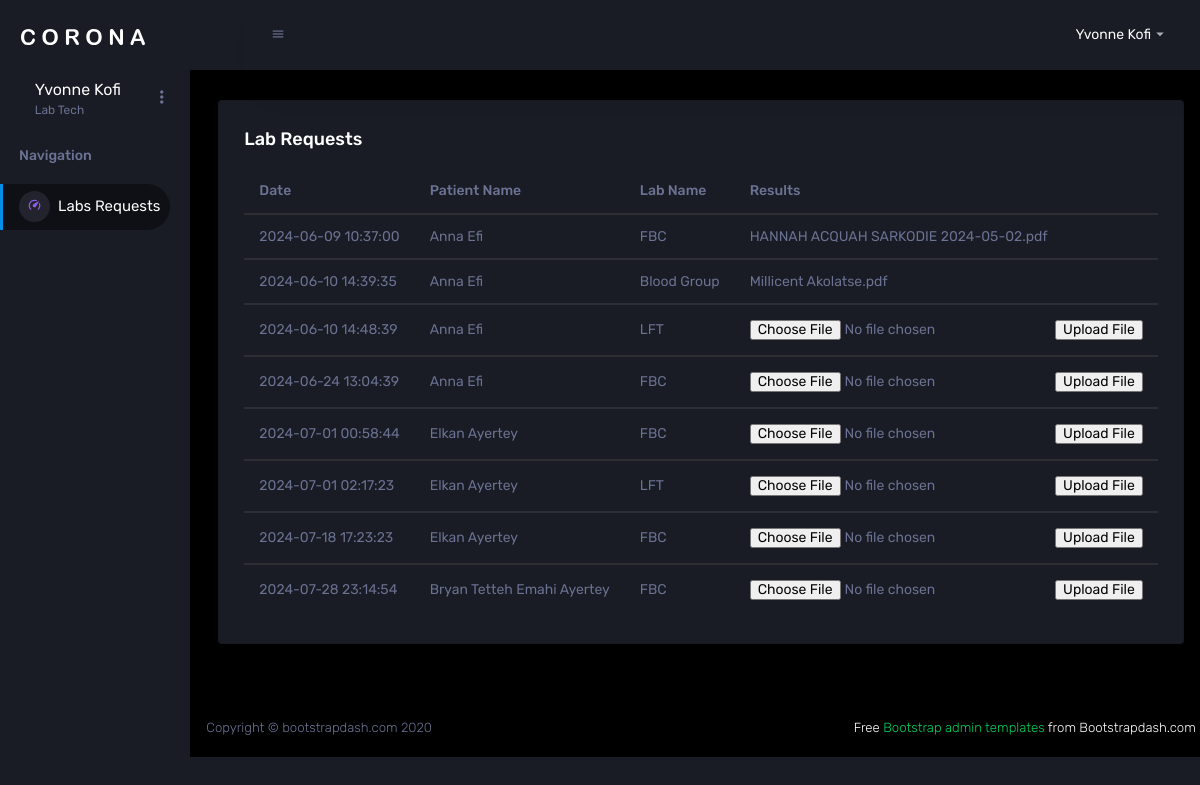
Page /pages/lab/labs.php (signed in) on the earlier database version.
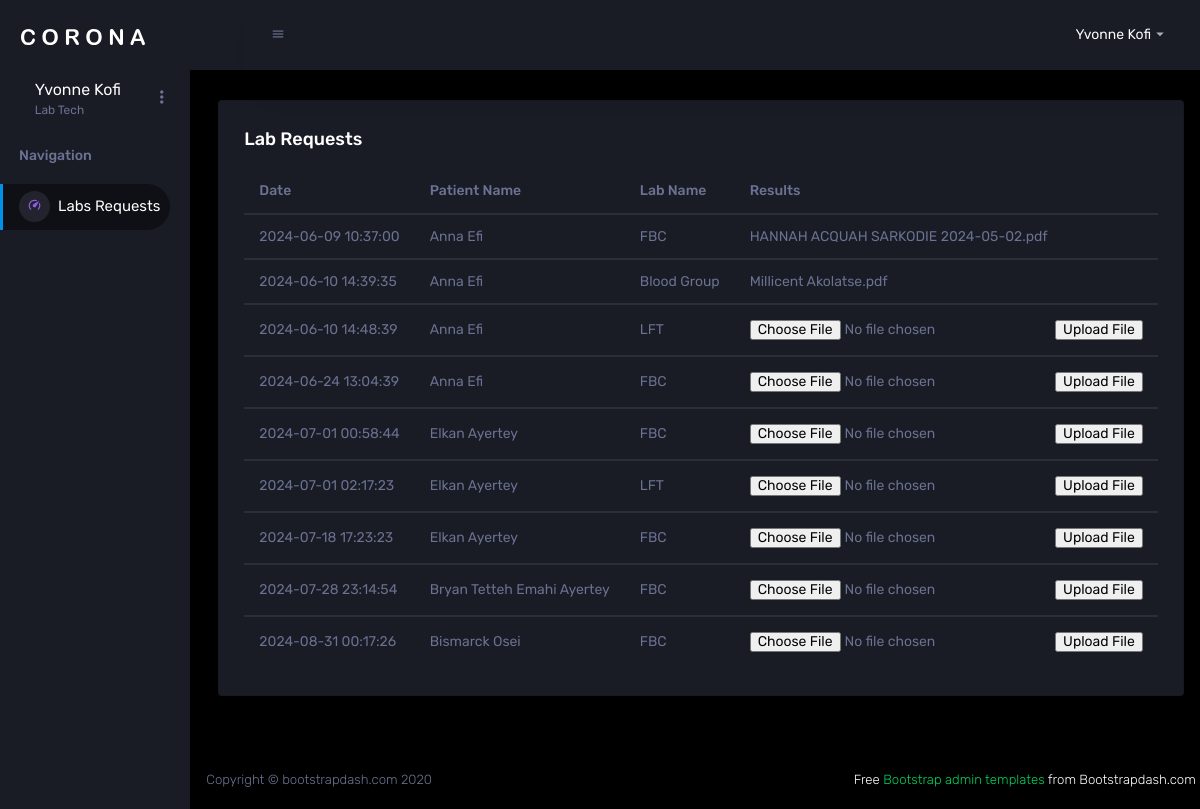
Same page on the later database version.
### tables this page shows
CREATE TABLE `patients_labs` (
  `p_lab_id` int(11) NOT NULL,
  `date` datetime NOT NULL,
  `apt_id` int(11) NOT NULL,
  `lab_id` int(11) NOT NULL,
  `lab_results` varchar(255) DEFAULT NULL,
  `lab_date` datetime DEFAULT NULL,
  `created_by` varchar(50) NOT NULL,
  `deleted` tinyint(1) NOT NULL DEFAULT 0
);

CREATE TABLE `labs` (
  `lab_id` int(11) NOT NULL,
  `lab_name` varchar(50) NOT NULL,
  `price` double DEFAULT NULL
);

### pages/lab/labs.php (the view, shortened to what the changed rows need)
<?php
include "../conn.php";
?>
<!DOCTYPE html>
<html>
<body>
<!DOCTYPE html>
<html lang='en'>
  <head>
    <link rel='stylesheet' href='../../assets/vendors/mdi/css/materialdesignicons.min.css'>
    <link rel='stylesheet' href='../../assets/vendors/css/vendor.bundle.base.css'>
    <link rel='stylesheet' href='../../assets/css/style.css'>
  </head>
  <body>
  <div class='container-scroller'>
    <?php include '../nav.php';?>
  <div class='main-panel'>
        <div class='content-wrapper'>
            <div class='row '>
              <div class='col-12 grid-margin'>
                <div class='card'>
                  <div class='card-body'>
                    <?php
    $sql = "SELECT patients_labs.p_lab_id,patients_labs.date, appointments.patient_id, CONCAT(patient.FName, ' ', patient.LName) AS 'Patient Name', labs.lab_name, patients_labs.lab_results, patients_labs.lab_date FROM patients_labs
INNER JOIN appointments ON patients_labs.apt_id = appointments.id
INNER JOIN patient ON patient.pat_id = appointments.patient_id
INNER JOIN labs ON patients_labs.lab_id = labs.lab_id;";
    $result = $conn->query($sql);?>
                    <div class='table-responsive'>
                        <table class ='table'>
                        <thead>
                            <tr>
                                <th>Date</th><th>Patient Name</th><th>Lab Name</th><th>Results</th>
                            </tr>
                        </thead>
                        <tbody>
                        <?php
    if ($result->num_rows > 0) {
        while($row = $result->fetch_assoc()) {
            $string = "<tbody><tr><td>".$row["date"]."</td><td>".$row["Patient Name"]."</td><td>".$row["lab_name"]."</td>";
            if (is_null($row["lab_results"])) {
                $string =$string ."
                <td><form action='labs.php' method='post' enctype='multipart/form-data'>
                 <input type='hidden' name='id' value=".$row['p_lab_id'].">
                <input type='file' name='fileToUpload' id='fileToUpload' required>
                <input type='submit' value='Upload File' name='submit'>
                </form></td></tr>
                ";
            }else{
                $string = $string."<td>".$row["lab_results"]."</td><tr>";
            }
            echo $string;
        }
    }
    ?>
                        </tbody>
                        </table>
                    </div>
                  </div>
                </div>
              </div>
            </div>
          </div>
        </div>
</body>
</html>

### pages/nav.php (shortened to what the changed rows need)
<?php
  $nav=[];
  if(isset($_SESSION["user"])){
  if ($_SESSION["user"][1]=="Lab Tech") {
    $nav =[["../lab/labs.php","Labs Requests"]];
  }
  }else{
    echo "Test";
    header("Location: ../index.php");
  }
?>
<!DOCTYPE html>
<html lang="en">
<head>
<head>
    <link rel="stylesheet" href="../../assets/vendors/mdi/css/materialdesignicons.min.css">
    <link rel="stylesheet" href="../../assets/vendors/css/vendor.bundle.base.css">
    <link rel="stylesheet" href="../../assets/css/style.css">
</head>
<body>
  <nav class="sidebar sidebar-offcanvas" id="sidebar">
    <ul class="nav">
      <?php
    for ($i=0; $i < count($nav); $i++) {
      echo "
      <li class='nav-item menu-items'>
        <a class='nav-link' href='".$nav[$i][0]."'>
          <span class='menu-icon'>
            <i class='mdi mdi-speedometer'></i>
          </span>
          <span class='menu-title'>".$nav[$i][1]."</span>
        </a>
      </li>";
    }
  ?>
  </nav>
</body>
</html>

Differences in the rows shown:
added patients_labs: date "2024-08-31 00:17:26", Patient "Bismarck Osei", lab.lab_name "FBC"
